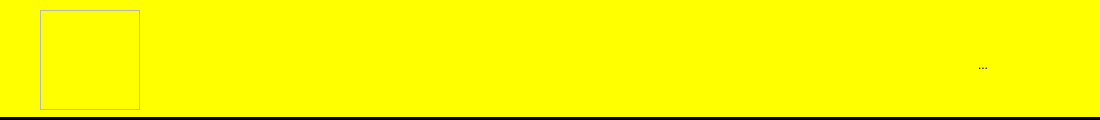
<?xml version="1.0" encoding="UTF-8"?>
<ui version="4.0">
 <class>ManaUserItem</class>
 <widget class="QWidget" name="ManaUserItem">
  <property name="geometry">
   <rect>
    <x>0</x>
    <y>0</y>
    <width>1100</width>
    <height>120</height>
   </rect>
  </property>
  <property name="windowTitle">
   <string>ManaUserItem</string>
  </property>
  <property name="styleSheet">
   <string notr="true">#ManaUserItem{background-color: rgb(255, 255, 0);}
QLabel{
font: 16pt &quot;Adobe 黑体 Std R&quot;;}

QLabel,QToolButton{
background-color: rgba(255, 255, 255, 0);}</string>
  </property>
  <widget class="HeadPor" name="frameHead">
   <property name="geometry">
    <rect>
     <x>40</x>
     <y>10</y>
     <width>100</width>
     <height>100</height>
    </rect>
   </property>
   <property name="sizePolicy">
    <sizepolicy hsizetype="Fixed" vsizetype="Fixed">
     <horstretch>0</horstretch>
     <verstretch>0</verstretch>
    </sizepolicy>
   </property>
   <property name="frameShape">
    <enum>QFrame::StyledPanel</enum>
   </property>
   <property name="frameShadow">
    <enum>QFrame::Raised</enum>
   </property>
  </widget>
  <widget class="QToolButton" name="toolButton">
   <property name="geometry">
    <rect>
     <x>958</x>
     <y>40</y>
     <width>50</width>
     <height>50</height>
    </rect>
   </property>
   <property name="text">
    <string>...</string>
   </property>
   <property name="icon">
    <iconset resource="../BMS.qrc">
     <normaloff>:/用户界面小按钮/Resources/小按钮/未选中.png</normaloff>:/用户界面小按钮/Resources/小按钮/未选中.png</iconset>
   </property>
   <property name="iconSize">
    <size>
     <width>40</width>
     <height>40</height>
    </size>
   </property>
   <property name="checkable">
    <bool>true</bool>
   </property>
   <property name="popupMode">
    <enum>QToolButton::DelayedPopup</enum>
   </property>
   <property name="autoRaise">
    <bool>true</bool>
   </property>
  </widget>
  <widget class="QLabel" name="ID">
   <property name="geometry">
    <rect>
     <x>180</x>
     <y>20</y>
     <width>151</width>
     <height>30</height>
    </rect>
   </property>
   <property name="text">
    <string/>
   </property>
   <property name="alignment">
    <set>Qt::AlignCenter</set>
   </property>
  </widget>
  <widget class="QLabel" name="power">
   <property name="geometry">
    <rect>
     <x>185</x>
     <y>70</y>
     <width>141</width>
     <height>30</height>
    </rect>
   </property>
   <property name="text">
    <string/>
   </property>
   <property name="alignment">
    <set>Qt::AlignCenter</set>
   </property>
  </widget>
  <widget class="QLabel" name="name">
   <property name="geometry">
    <rect>
     <x>437</x>
     <y>20</y>
     <width>81</width>
     <height>30</height>
    </rect>
   </property>
   <property name="text">
    <string/>
   </property>
  </widget>
  <widget class="QLabel" name="sex">
   <property name="geometry">
    <rect>
     <x>463</x>
     <y>70</y>
     <width>31</width>
     <height>30</height>
    </rect>
   </property>
   <property name="text">
    <string/>
   </property>
   <property name="alignment">
    <set>Qt::AlignCenter</set>
   </property>
  </widget>
  <widget class="QLabel" name="institute">
   <property name="geometry">
    <rect>
     <x>650</x>
     <y>20</y>
     <width>111</width>
     <height>30</height>
    </rect>
   </property>
   <property name="text">
    <string/>
   </property>
   <property name="alignment">
    <set>Qt::AlignCenter</set>
   </property>
  </widget>
  <widget class="QLabel" name="className">
   <property name="geometry">
    <rect>
     <x>660</x>
     <y>70</y>
     <width>101</width>
     <height>30</height>
    </rect>
   </property>
   <property name="text">
    <string/>
   </property>
   <property name="alignment">
    <set>Qt::AlignCenter</set>
   </property>
  </widget>
  <widget class="Line" name="line">
   <property name="geometry">
    <rect>
     <x>0</x>
     <y>117</y>
     <width>1100</width>
     <height>3</height>
    </rect>
   </property>
   <property name="frameShadow">
    <enum>QFrame::Plain</enum>
   </property>
   <property name="lineWidth">
    <number>3</number>
   </property>
   <property name="orientation">
    <enum>Qt::Horizontal</enum>
   </property>
  </widget>
 </widget>
 <layoutdefault spacing="6" margin="11"/>
 <customwidgets>
  <customwidget>
   <class>HeadPor</class>
   <extends>QFrame</extends>
   <header location="global">headpor.h</header>
   <container>1</container>
  </customwidget>
 </customwidgets>
 <resources>
  <include location="../BMS.qrc"/>
 </resources>
 <connections/>
</ui>
